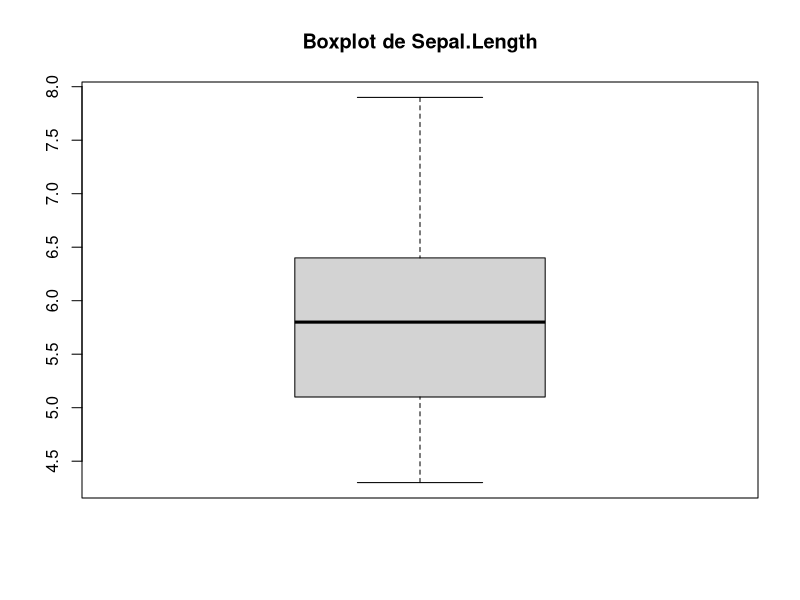
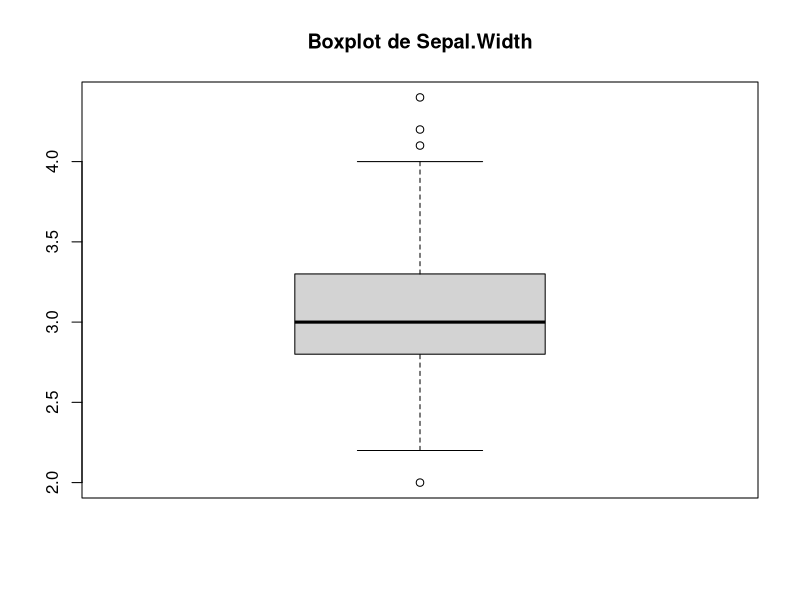
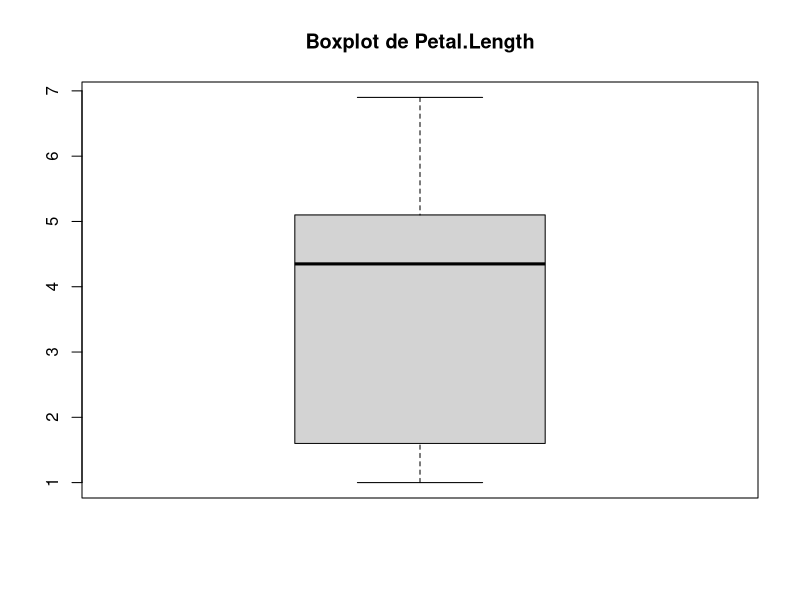
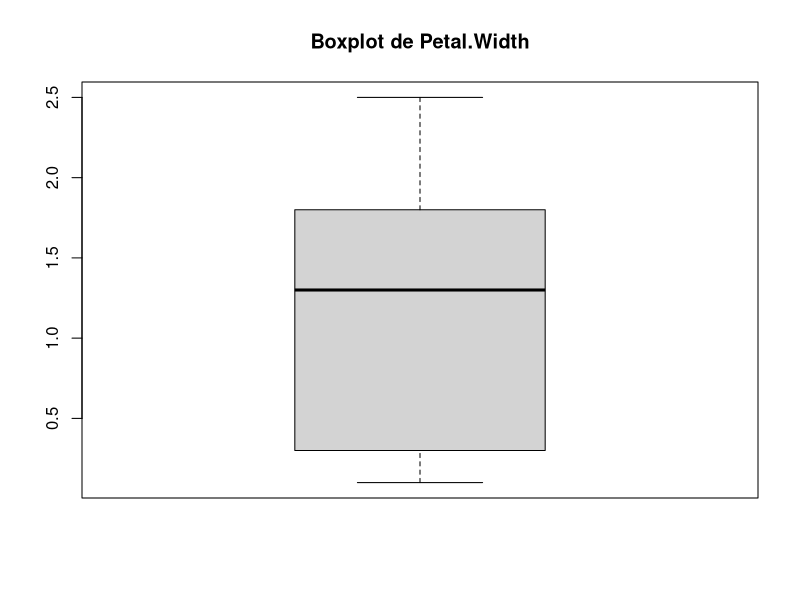
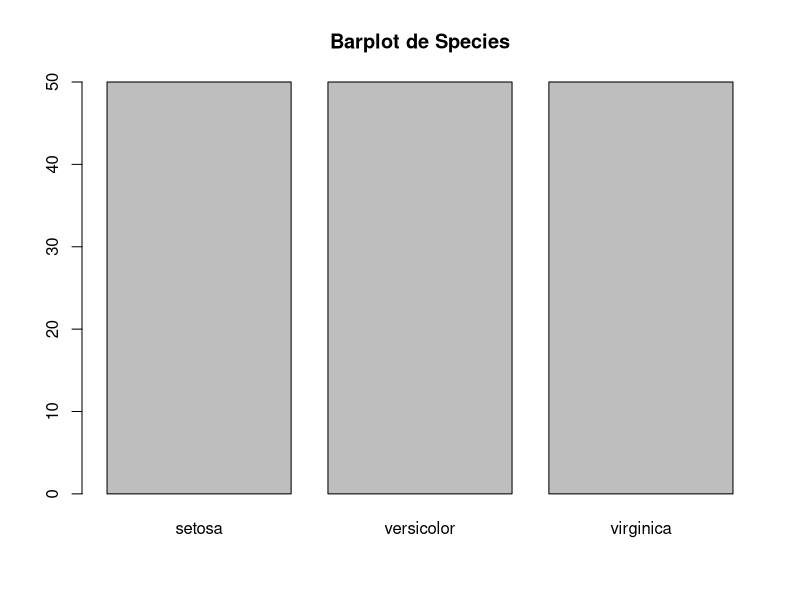

Generate these figures, in order, with R: (Note: a time limit stopped this script after it produced the figures.)
rm(list = ls())

#EXO 1
salaire_net_cadre = function(salaire_brut = 2500,temps_travail = 100)
{
  if(is.numeric(salaire_brut) != TRUE){
    return("Valeur non valide salaire")
  }
  
  if(temps_travail<0 | temps_travail>100 | is.numeric(temps_travail) != TRUE){
    return("Valeur non valide temps")
  }
  salaire_net_avant_impot = (salaire_brut * 0.75)*temps_travail/100
  return (salaire_net_avant_impot)
  }

salaire_net_cadre(salaire_brut = 1000,temps_travail = 140)


#DEUXIEME FONCTION


salaire_net = function(salaire_brut = 2500,temps_travail = 100,statut = "Cadre"){
  if(is.numeric(salaire_brut) != TRUE){
    return("Valeur non valide salaire")
  }
  
  if(temps_travail<0 | temps_travail>100 | is.numeric(temps_travail) != TRUE){
    return("Valeur non valide temps")
  }
  if(!statut %in% c("Cadre","Non cadre")){
    return("Valeur statut non valide")
  }
  if(statut == "Cadre"){
    salaire_net_avant_impot = (salaire_brut * 0.75)*temps_travail/100 
  }
  if(statut == "Non cadre"){
    salaire_net_avant_impot = (salaire_brut * 0.78)*temps_travail/100 
  }
  return (salaire_net_avant_impot)
}

salaire_net(statut = "Non cadre")



#TROISIEME FONCTION


salaire_after_prelevement = function(salaire_brut = 2500,temps_travail = 100 ,statut = "Cadre"){
  if(is.numeric(salaire_brut) != TRUE){
    return("Valeur non valide salaire")
  }
  
  if(temps_travail<0 | temps_travail>100 | is.numeric(temps_travail) != TRUE){
    return("Valeur non valide temps")
  }
  if(!statut %in% c("Cadre","Non cadre")){
    return("Valeur statut non valide")
  }
  if(statut == "Cadre"){
    salaire_net_avant_impot = (salaire_brut * 0.75)*temps_travail/100 
  }
  if(statut == "Non cadre"){
    salaire_net_avant_impot = (salaire_brut * 0.78)*temps_travail/100 
  }
  
  if(salaire_brut < 1591){
    salaire_net_avant_impot = salaire_net_avant_impot * 1
  }else if(salaire_brut < 2006) {
    salaire_net_avant_impot = salaire_net_avant_impot * (1-0.029)
  }else if(salaire_brut < 3476) {
    salaire_net_avant_impot = salaire_net_avant_impot * (1-0.099)
  }else if(salaire_brut < 8557) {
    salaire_net_avant_impot = salaire_net_avant_impot * (1-0.2)
  }else{
    salaire_net_avant_impot = salaire_net_avant_impot * (1-0.43)
  }
  return (salaire_net_avant_impot)
  
}
salaire_after_prelevement(salaire_brut = 10000)

#FONCTION 3

shifumi = function(choix){
  choixpc = sample(c("pierre","papier","ciseaux"),size = 1)
  if(choixpc == choix){
    return("Tie")
  }else if((choixpc == "pierre" & choix == "papier") | (choixpc == "ciseaux" & choix == "pierre") | (choixpc == "papier" & choix == "ciseaux")){
    return("You Win")
  }else{
    return("You lose")
  }
}

shifumi("papier")

#FONCTION 4

resultat = 0
for (element in c(1,2,3,4,5)) {
  resultat = resultat +  element
  print(paste("le resultat est : ",resultat))
}

element = 1
resultat = 0
while (resultat <= 50) {
  resultat = resultat +  element
  print(paste("le resultat est : ",resultat))
  print(paste("le programme s'est arrêté à la valeur : ", element))
  element = element + 1
}


for (colonnes in colnames(iris)){
  print(class(iris[,colonnes]))
}

# Initialisation de l'indice de colonne
indice_colonne <- 1

# Tant qu'il reste des colonnes à parcourir dans iris
while (indice_colonne <= ncol(iris)) {
  # Récupération du nom de la colonne
  nom_colonne <- colnames(iris)[indice_colonne]
  
  # Récupération du type de données de la colonne
  type_colonne <- class(iris[, nom_colonne])
  
  # Affichage du résultat
  print(paste("la colonne ", nom_colonne, " est de type : ", type_colonne))
  
  # Passage à la colonne suivante
  indice_colonne <- indice_colonne + 1
}
  
for (i in 1:5){
  nb = as.numeric(readline(prompt = "entrer nb "))
  nb = nb**2
  print(nb)
}

doc = "C:/Users/yanni/BUT/Stat Inférentiel/SAE"

fichiers = list.files(doc,full.names = TRUE)

for (fichier in fichiers){
  info = file.info(fichier)
  print(info$size)
}




# Parcourir toutes les colonnes du dataframe iris
for (colonne in colnames(iris)) {
  # Vérifier si la colonne est de type numeric
  if (is.numeric(iris[,colonne])) {
    # Si c'est le cas, construire un boxplot avec un titre
    boxplot(iris[,colonne], main = paste("Boxplot de", colonne))
  } else {
    # Sinon, construire un barplot avec un titre
    barplot(table(iris[,colonne]), main = paste("Barplot de", colonne))
  }
}


# Boucle while pour jouer au shifumi jusqu'à ce que l'utilisateur décide d'arrêter
continuer <- TRUE
while (continuer) {
  # Appeler la fonction shifumi et afficher le résultat
  choix <- readline(prompt = "Choix ")
  resultat <- shifumi(choix = choix)
  cat("Résultat du jeu :", resultat, "\n")
  
  # Demander à l'utilisateur s'il souhaite continuer
  reponse <- readline(prompt = "Voulez-vous continuer à jouer ? (oui/non) : ")
  
  # Vérifier la réponse de l'utilisateur
  if (tolower(reponse) == "non") {
    print("Arrêt du jeu.")
    continuer <- FALSE  # Mettre fin à la boucle
  }
}

# Fonction pour le jeu du juste prix
juste_prix <- function() {
  # Génération d'un nombre aléatoire entre 1 et 100
  nombre_a_deviner <- sample(1:100, 1)
  
  # Initialisation de la réponse de l'utilisateur
  reponse <- -1
  
  # Boucle tant que l'utilisateur n'a pas trouvé le bon nombre
  while (reponse != nombre_a_deviner) {
    # Demande à l'utilisateur de saisir un nombre
    reponse <- as.integer(readline(prompt = "Devinez le nombre : "))
    
    # Vérifie si le nombre est trop grand, trop petit ou correct
    if (reponse < nombre_a_deviner) {
      cat("C'est plus !\n")
    } else if (reponse > nombre_a_deviner) {
      cat("C'est moins !\n")
    } else {
      cat("Bravo, vous avez trouvé le juste prix !\n")
    }
  }
}

# Appel de la fonction juste_prix pour commencer le jeu
juste_prix()
